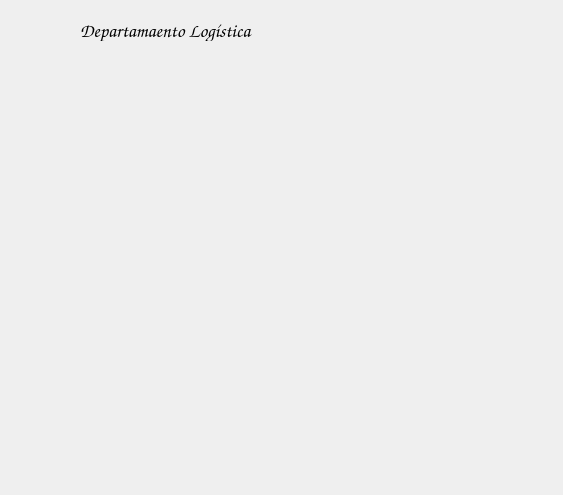
<?xml version="1.0" encoding="UTF-8"?>
<ui version="4.0">
 <class>Dialog</class>
 <widget class="QDialog" name="Dialog">
  <property name="geometry">
   <rect>
    <x>0</x>
    <y>0</y>
    <width>563</width>
    <height>495</height>
   </rect>
  </property>
  <property name="windowTitle">
   <string>Dialog</string>
  </property>
  <widget class="QLabel" name="label">
   <property name="geometry">
    <rect>
     <x>60</x>
     <y>50</y>
     <width>341</width>
     <height>311</height>
    </rect>
   </property>
   <property name="text">
    <string/>
   </property>
   <property name="pixmap">
    <pixmap>../img/cat-l.jpg</pixmap>
   </property>
   <property name="scaledContents">
    <bool>true</bool>
   </property>
  </widget>
  <widget class="QLabel" name="label_2">
   <property name="geometry">
    <rect>
     <x>80</x>
     <y>20</y>
     <width>251</width>
     <height>21</height>
    </rect>
   </property>
   <property name="font">
    <font>
     <family>Comic Sans MS</family>
     <pointsize>14</pointsize>
    </font>
   </property>
   <property name="text">
    <string>Departamaento Logística</string>
   </property>
   <property name="alignment">
    <set>Qt::AlignLeading|Qt::AlignLeft|Qt::AlignVCenter</set>
   </property>
  </widget>
 </widget>
 <resources/>
 <connections/>
</ui>
